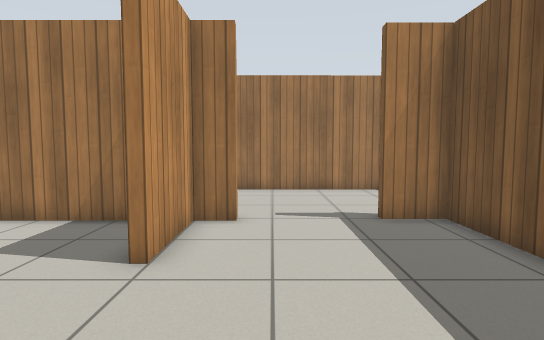
view 1 (above)

24 first-person views from a walk through a Gazebo world. The camera is 0.94 m above the floor, tilts 4° down and sees 80° across. The floor is counted in squares, 0.5 m on a side. Each view is taken from the middle of a square. On the plan, view 1 faces up. The plan holds only what a view shows up to about 17 squares ahead; the rest is blank. Gazebo's built-in surfaces are drawn with simple patterns.

view 2
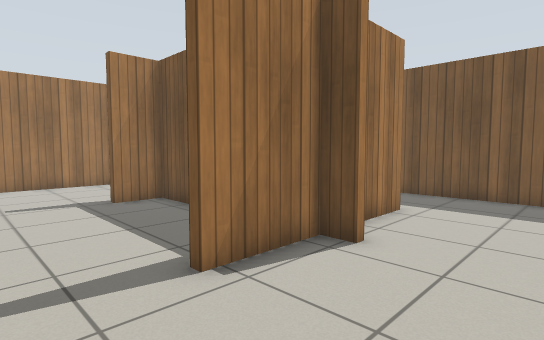

view 3
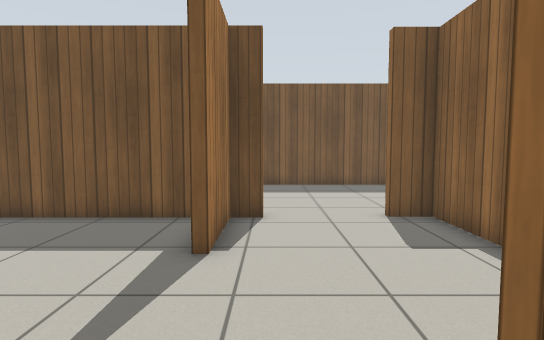

view 4
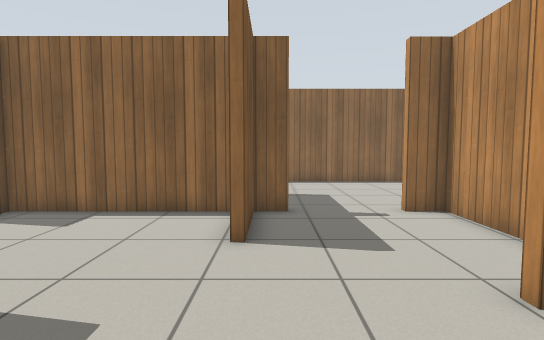

view 5
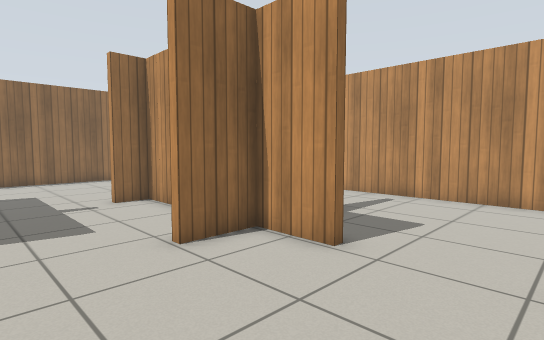

view 6
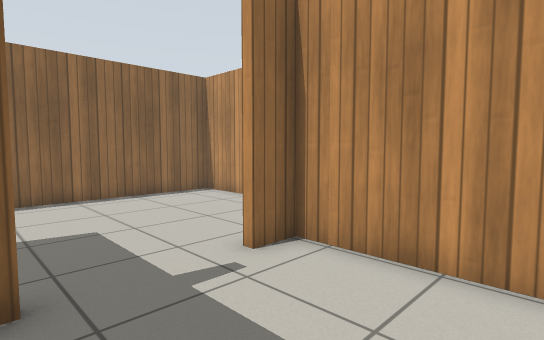

view 7
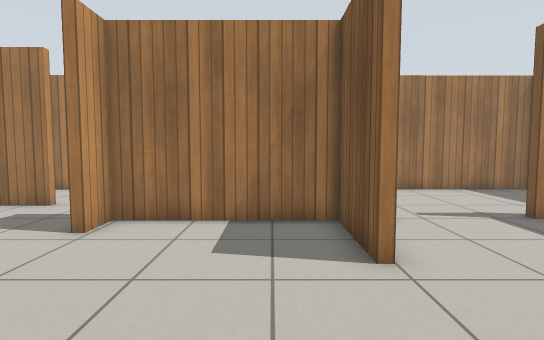

view 8
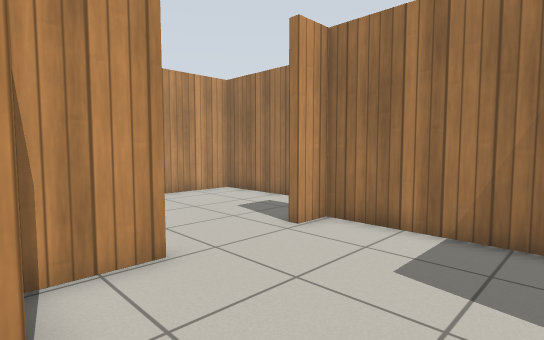

view 9
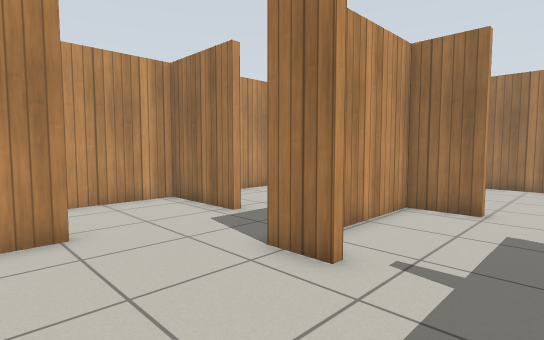

view 10
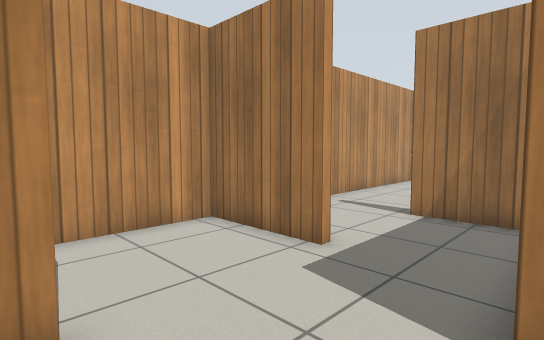

view 11
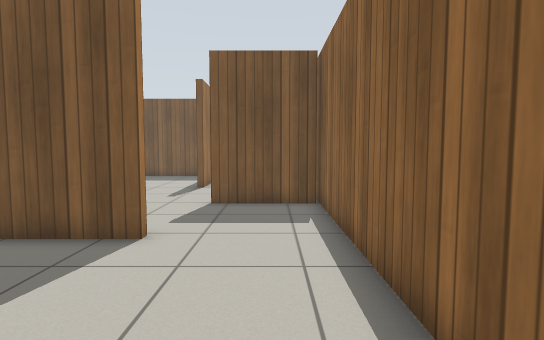

view 12
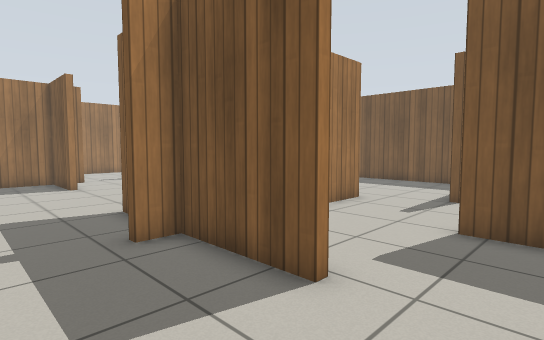

view 13
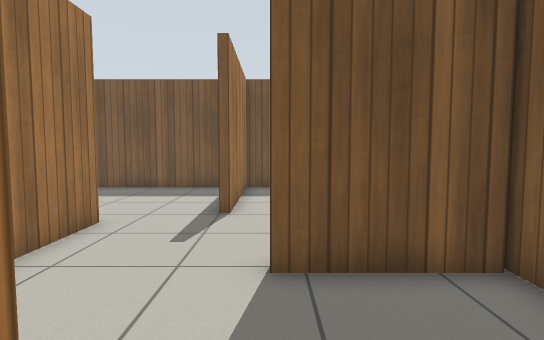

view 14
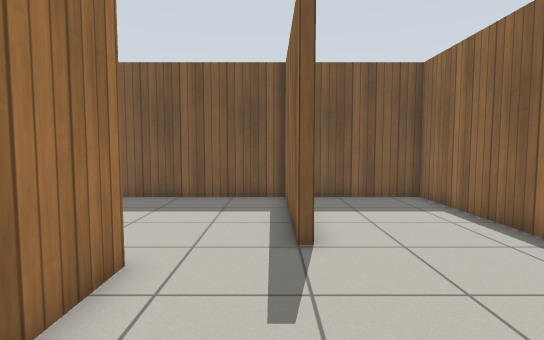

view 15
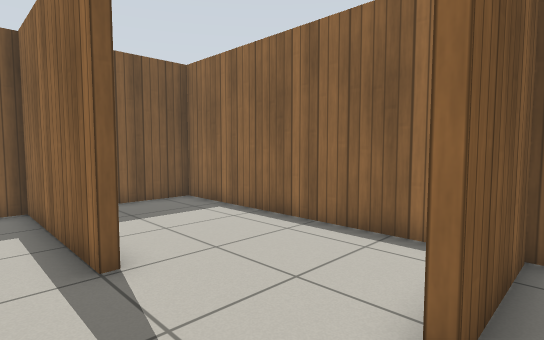

view 16
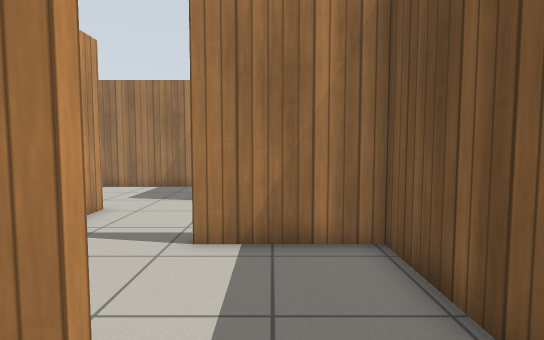

view 17
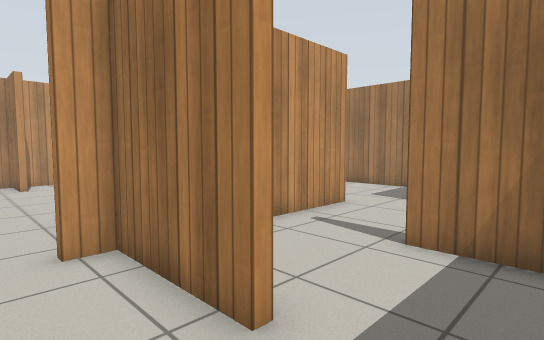

view 18
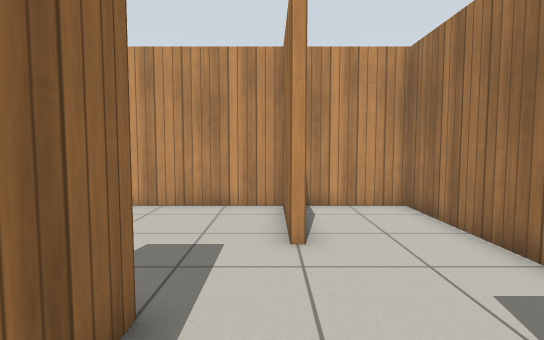

view 19
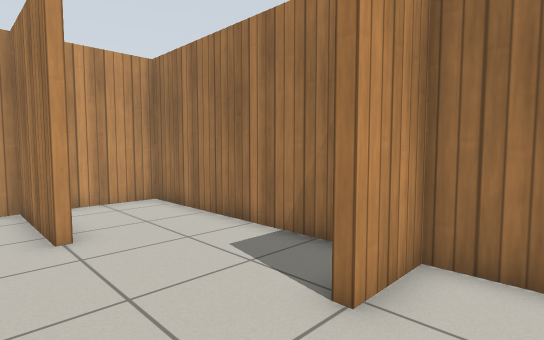

view 20
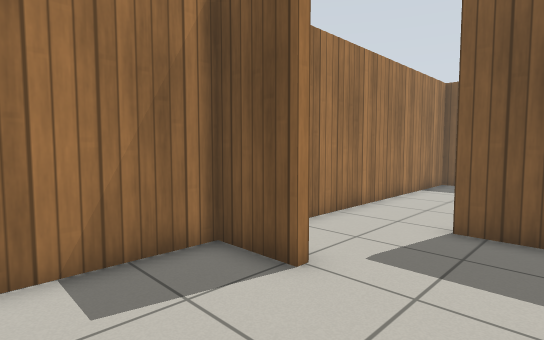

view 21
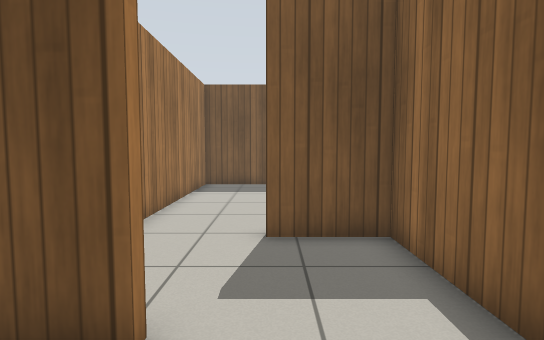

view 22
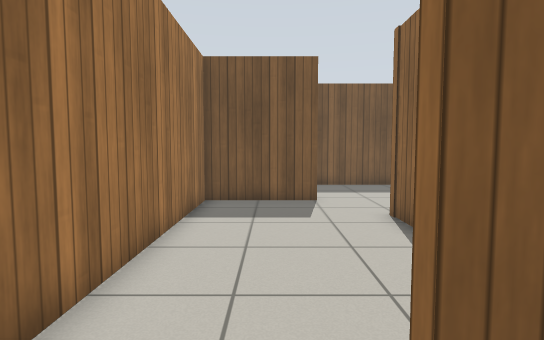

view 23
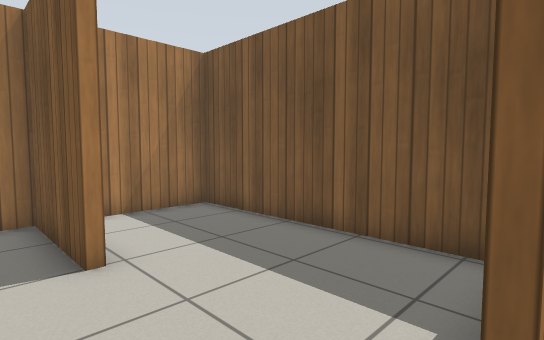

view 24
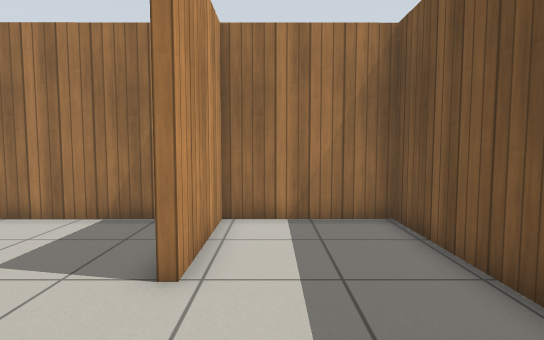

### Floor plan
Points are (right, up) in squares from view 1. A wall is a line through its corners. A room is listed if a view was taken in it or the views show most of it. See-through windows are left out.
Room 1 (views 1, 2, 3, 4, 5, 6, 7, 8, 16, 17)
walls: (4.6, 2.1) (4.6, 8.4) (2.9, 8.4); (-2.3, 5) (-2.3, 8.2) (-8.1, 8.2); (-2.3, -3.9) (-2.3, -1.3); (-1.9, -4.4) (4.6, -4.4) (4.6, -3.1); (-6, 1.1) (-8.1, 1.1) (-8.1, -4.4) (-6.9, -4.4); (-3.5, -4.7) (-3.5, -4.4) (-2.4, -4.4); (-0.9, 8.2) (-2, 8.2) (-2, 5); (8.6, 1.1) (4.9, 1.1) (4.9, 0.2) (4.6, 0.2) (4.6, 1.1) (1.7, 1.1) (1.7, 1.5); (-8.1, 3.6) (-8.1, 1.4) (-6, 1.4); (6, -7.5) (12.2, -7.5) (12.2, 0.5)
ways out: opening at (-5, -4) to room 2; opening at (-8, 5.5) to room 5; opening at (6.7, -6) to room 7; opening at (1, 8.3) to room 8; opening at (10, 1) to room 10
Room 2 (views 9, 10, 11, 12, 13)
walls: (-6.9, -4.7) (-8.5, -4.7); (-11.4, -7.3) (-11.4, -8.5); (-2.3, -8.4) (-2.3, -4.7) (-3.5, -4.7); (-11.4, -10) (-11.4, -12.6) (-2.5, -12.6)
ways out: opening at (-5, -4) to room 1; opening at (-2, -10.5) to room 3; opening at (-10, -3) to room 9; opening at (-12, -5.5)
Room 3 (views 14, 15)
walls: (1.7, -12.5) (1.7, -9) (2.1, -9); (-2.5, -12.6) (2, -12.6)
ways out: opening at (-2, -10.5) to room 2; opening at (2, -6.5) to room 7
Room 4 (views 18, 19, 22)
walls: (-1.5, 14.3) (-5.9, 14.3) (-5.9, 12.1); (-6.5, 8.5) (-2.3, 8.5) (-2.3, 11.1)
ways out: opening at (-6, 10.5) to room 5; opening at (-2, 13) to room 8
Room 5 (views 20, 21)
walls: (-8.5, 8.5) (-6.5, 8.5); (-11.2, 10.8) (-11.2, 10.4) (-15.3, 10.4) (-15.3, 0.6); (-8.1, 8.2) (-8.1, 7) (-8.5, 7); (-8.5, 3.6) (-8.1, 3.6); (-6.2, 12.1) (-6.2, 14.3) (-15.3, 14.3) (-15.3, 11)
ways out: opening at (-8, 5.5) to room 1; opening at (-6, 10.5) to room 4; opening at (-13.5, 1) to room 9
Room 6 (views 23, 24)
walls: (4.9, 8.7) (4.9, 5.1); (12.2, 6) (12.2, 14.4) (7.7, 14.4) (7.7, 10.4)
ways out: opening at (6, 9.5) to room 8; opening at (7, 5) to room 10
Room 7 (no view inside)
walls: (5.1, -4.7) (2.3, -4.7); (2, -12.6) (12.2, -12.6) (12.2, -7.8) (6, -7.8)
ways out: opening at (6.7, -6) to room 1; opening at (2, -6.5) to room 3
Room 8 (no view inside)
walls: (3.5, 8.7) (4.9, 8.7); (-0.9, 8.6) (-0.9, 8.2); (7.4, 10.4) (7.4, 14.4) (-1.5, 14.3)
ways out: opening at (1, 8.3) to room 1; opening at (-2, 13) to room 4; opening at (6, 9.5) to room 6
Room 9 (no view inside)
walls: (-9.1, 1.1) (-11.6, 1.1); (-15.3, 0.6) (-15.3, -0.9)
ways out: opening at (-10, -3) to room 2; opening at (-13.5, 1) to room 5
Room 10 (no view inside)
walls: (8.6, 1.5) (8.6, 1.1); (12.2, 0.5) (12.2, 5.2) (8.4, 5.2)
ways out: opening at (10, 1) to room 1; opening at (7, 5) to room 6

Positions as (right, up) in squares from view 1, and headings:
1: (0, 0), facing up
2: (-1, -3), facing up-right
3: (-4, 0), facing right
4: (-3, 5), facing down
5: (-3, 7), facing down-left
6: (-3, 0), facing down-left
7: (-4, 0), facing up
8: (-3, 1), facing up-left
9: (-4, -9), facing up-left
10: (-8, -8), facing up-left
11: (-9, -11), facing right
12: (-6, -11), facing up-right
13: (-3, -9), facing right
14: (0, -7), facing right
15: (1, -6), facing down-right
16: (10, -1), facing up
17: (11, -1), facing up-left
18: (-5, 10), facing left
19: (-4, 9), facing up-left
20: (-10, 9), facing up-right
21: (-9, 11), facing right
22: (-4, 12), facing right
23: (6, 5), facing up-right
24: (9, 6), facing up
